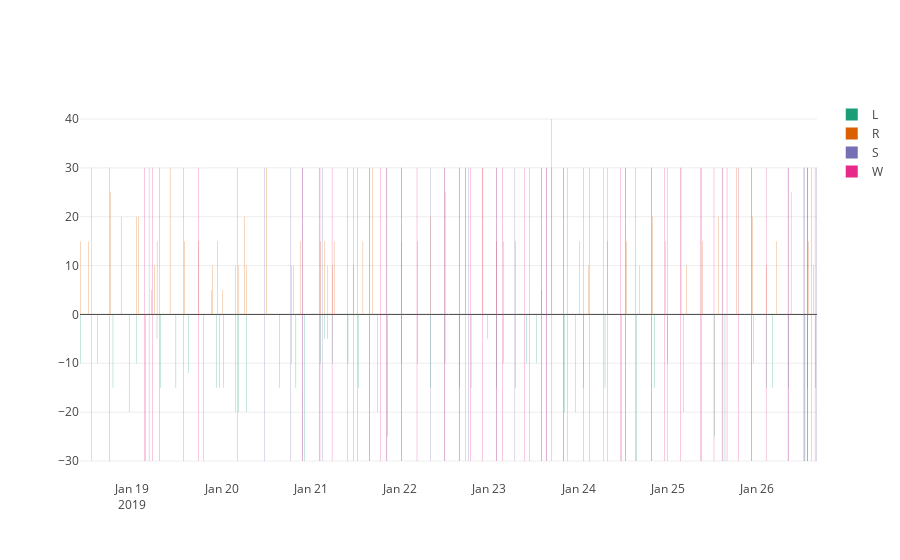

This figure's notebook cell:
### Code cell
feed_data = [
    go.Bar(
        x = zetus_dedup[zetus_dedup["type"] == side].sort_values("time_").time_,
        y = 2 * (i - 0.5) * zetus_dedup[zetus_dedup["type"] == side].sort_values("time_").dur,
        name = side,
        width = 4 * 1000 * 60,
        marker = {"color": colorscale[i]}) for i, side in enumerate(["L", "R"])
]

output_data = [
    go.Bar(
        x = zetus_dedup[zetus_dedup["type"] == output].sort_values("time_").time_,
        y = len(zetus_dedup[zetus_dedup["type"] == output]) * [60],
        name = output,
        base = -30,
        width = 4 * 1000 * 60,
        marker = {"color": colorscale[i + 2]}) for i, output in enumerate(["S", "W"])
]

layout = go.Layout()

fig = go.Figure(data = feed_data + output_data, layout = layout)

iplot(fig)
